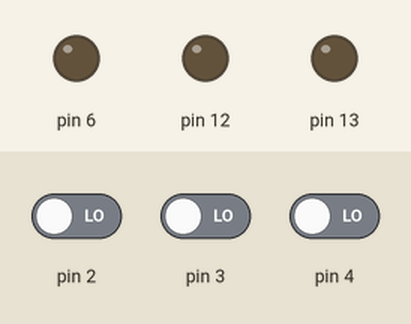
Bench run of a sketch on a simulated Arduino Uno, built with avr-gcc and run on an emulated ATmega328P. On the bench: output pins drawn as LEDs (lit = HIGH). The inputs (shaded band) are chosen by the test bench; at power-on: pin 2 LOW, pin 3 LOW, pin 4 LOW.

Above: at 1.2 s.
1.3 s: pin 2 driven HIGH
At 1.9 s:
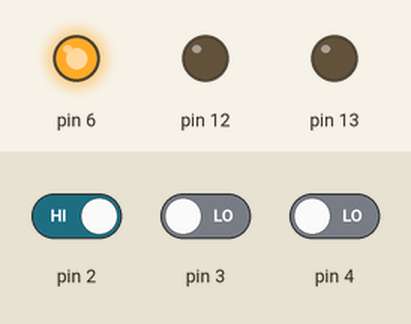
2.8 s: pin 3 driven HIGH
At 4.0 s:
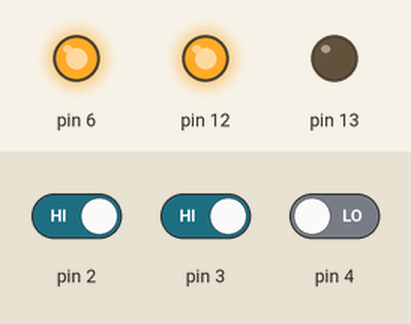
4.3 s: pin 4 driven HIGH
At 5.3 s:
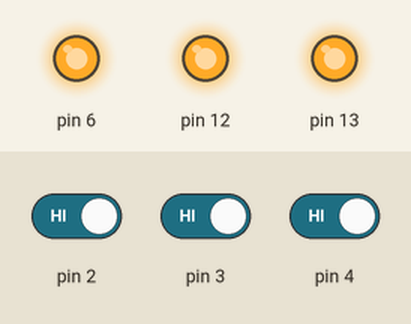
5.8 s: pin 2 driven LOW
At 6.5 s:
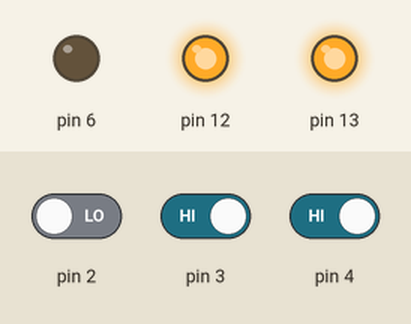
7.3 s: pin 3 driven LOW
At 7.6 s:
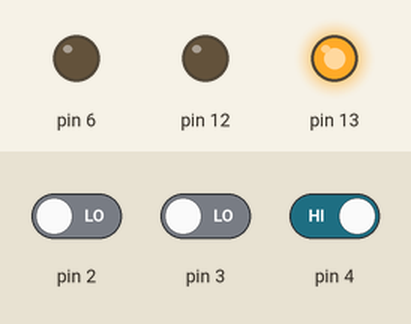
8.8 s: pin 2 driven HIGH
At 10.0 s:
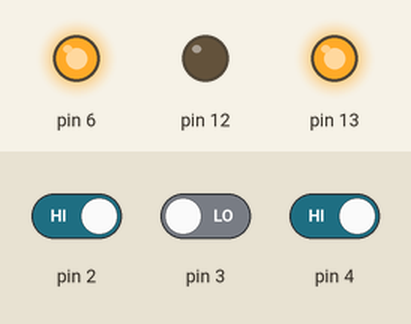
Timing chart, 0 to 11.3 s (numbered marks = the images above; inputs shaded):
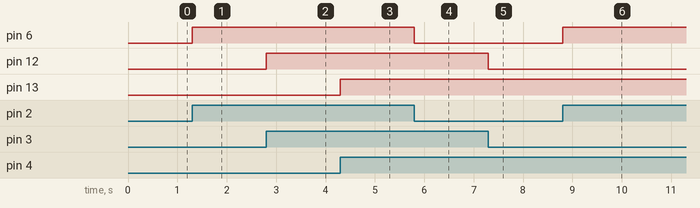

Measured:
- after the input at 1.3 s, pin 6: LOW → HIGH at once
- after the input at 2.8 s, pin 12: LOW → HIGH at once
- after the input at 4.3 s, pin 13: LOW → HIGH at once
- after the input at 5.8 s, pin 6: HIGH → LOW at once
- after the input at 7.3 s, pin 12: HIGH → LOW at once
- after the input at 8.8 s, pin 6: LOW → HIGH at once

The sketch:

11.ino
```cpp
/*Desenvolva um programa, usando funções digitais, para
acionar as respectivas cores no LED RGB se:
- Aciona o vermelho, quando o botão do pino 2 for acionado;
- Aciona o azul, quando o botão do pino 3 for acionado;
- Aciona o verde, quando o botão do pino 4 for acionado;
Obs.: a cor acionada pode permanecer ligada enquanto o
respectivo botão não voltar para a posição inicial,
proporcionando assim uma mistura entre as cores.*/
void setup(){
  pinMode(2,INPUT);
  pinMode(3,INPUT);
  pinMode(4,INPUT);
  pinMode(6,OUTPUT);
  pinMode(12,OUTPUT);
  pinMode(13,OUTPUT);
}
void loop(){
  if(digitalRead(2)==HIGH){
    digitalWrite(6,HIGH);
  }
  else{
    digitalWrite(6,LOW);
  }
  if(digitalRead(3)==HIGH){
    digitalWrite(12,HIGH);
  }
  else{
    digitalWrite(12,LOW);
  }
  if(digitalRead(4)==HIGH){
    digitalWrite(13,HIGH);
  }
  else{
    digitalWrite(13,LOW);
  }
}
```
